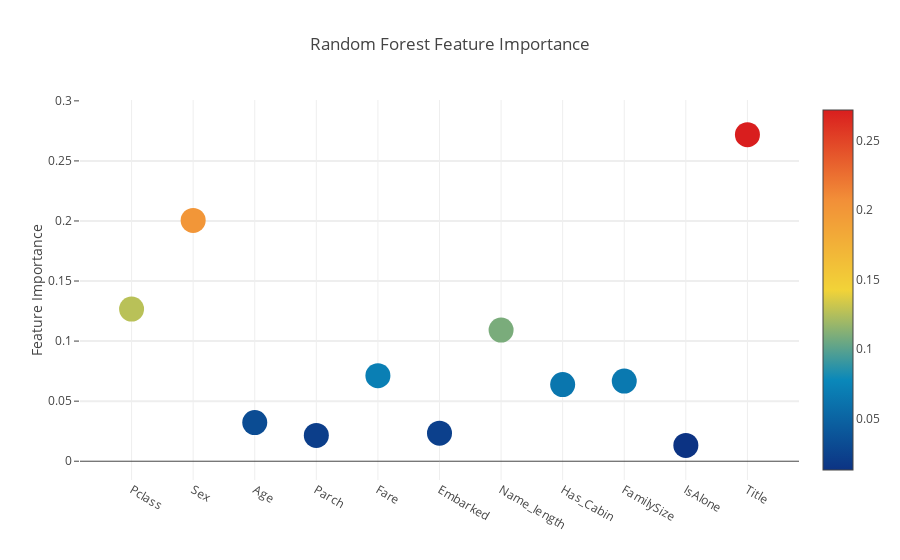
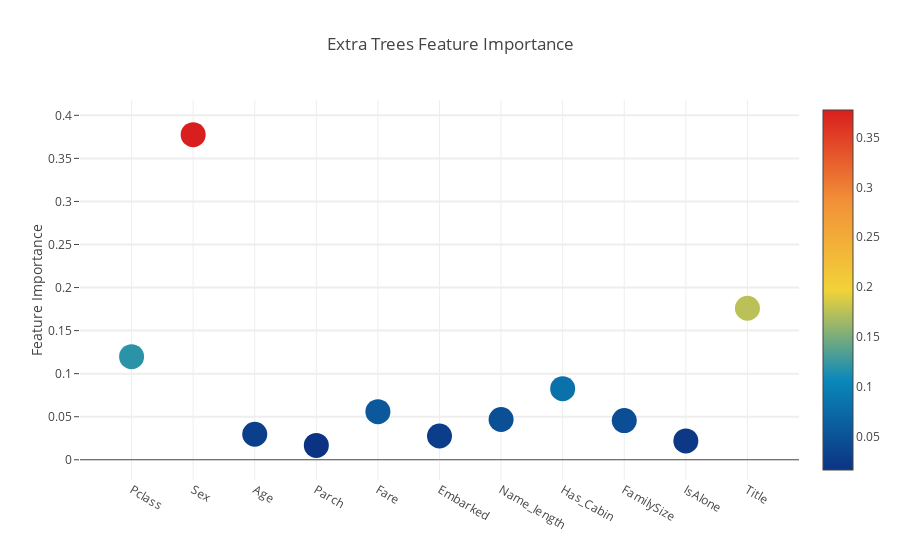
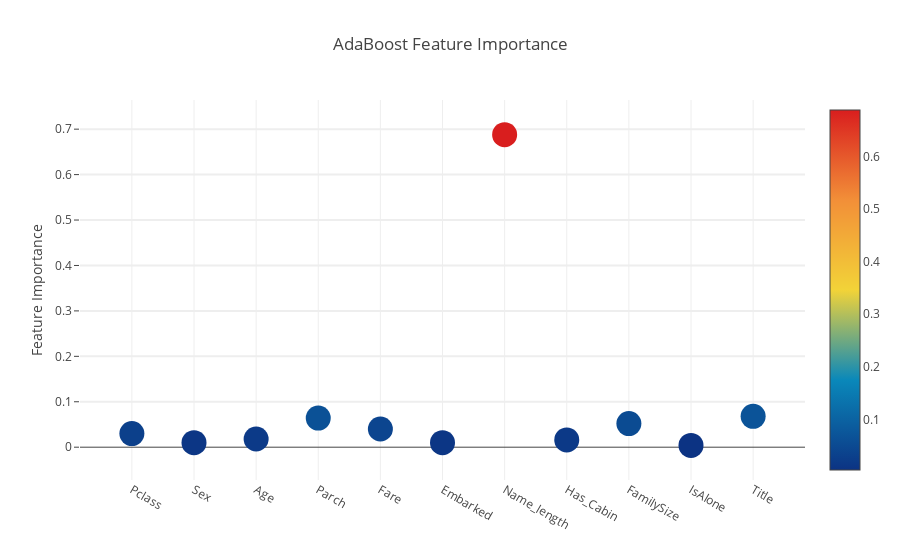
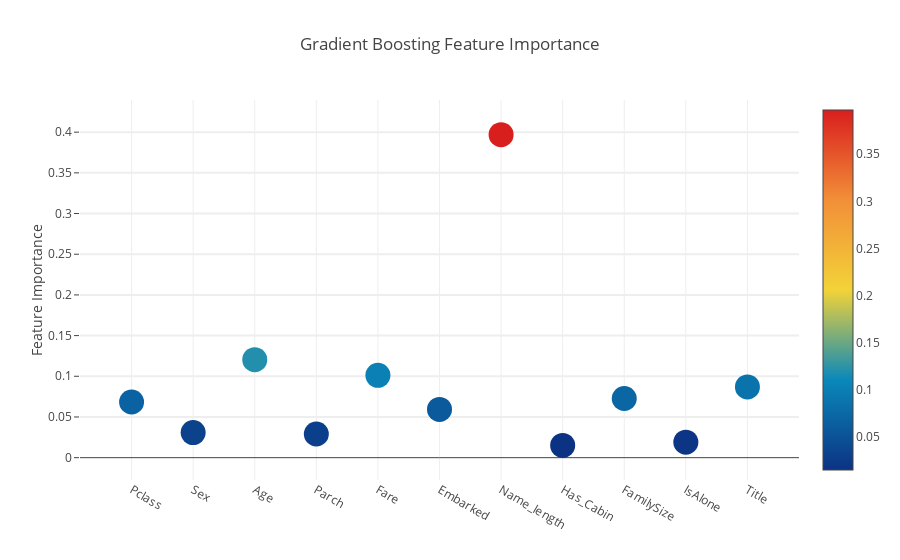

Source (notebook cell) for these figures, in order:
### Markdown cell above
Interactive feature importances via Plotly scatterplots

I'll use the interactive Plotly package at this juncture to visualise the feature importances values of the different classifiers via a plotly scatter plot by calling "Scatter" as follows:

### Code cell
# Scatter plot 
trace = go.Scatter(
    y = feature_dataframe['Random Forest feature importances'].values,
    x = feature_dataframe['features'].values,
    mode='markers',
    marker=dict(
        sizemode = 'diameter',
        sizeref = 1,
        size = 25,
#       size= feature_dataframe['AdaBoost feature importances'].values,
        #color = np.random.randn(500), #set color equal to a variable
        color = feature_dataframe['Random Forest feature importances'].values,
        colorscale='Portland',
        showscale=True
    ),
    text = feature_dataframe['features'].values
)
data = [trace]

layout= go.Layout(
    autosize= True,
    title= 'Random Forest Feature Importance',
    hovermode= 'closest',
#     xaxis= dict(
#         title= 'Pop',
#         ticklen= 5,
#         zeroline= False,
#         gridwidth= 2,
#     ),
    yaxis=dict(
        title= 'Feature Importance',
        ticklen= 5,
        gridwidth= 2
    ),
    showlegend= False
)
fig = go.Figure(data=data, layout=layout)
py.iplot(fig,filename='scatter2010')

# Scatter plot 
trace = go.Scatter(
    y = feature_dataframe['Extra Trees  feature importances'].values,
    x = feature_dataframe['features'].values,
    mode='markers',
    marker=dict(
        sizemode = 'diameter',
        sizeref = 1,
        size = 25,
#       size= feature_dataframe['AdaBoost feature importances'].values,
        #color = np.random.randn(500), #set color equal to a variable
        color = feature_dataframe['Extra Trees  feature importances'].values,
        colorscale='Portland',
        showscale=True
    ),
    text = feature_dataframe['features'].values
)
data = [trace]

layout= go.Layout(
    autosize= True,
    title= 'Extra Trees Feature Importance',
    hovermode= 'closest',
#     xaxis= dict(
#         title= 'Pop',
#         ticklen= 5,
#         zeroline= False,
#         gridwidth= 2,
#     ),
    yaxis=dict(
        title= 'Feature Importance',
        ticklen= 5,
        gridwidth= 2
    ),
    showlegend= False
)
fig = go.Figure(data=data, layout=layout)
py.iplot(fig,filename='scatter2010')

# Scatter plot 
trace = go.Scatter(
    y = feature_dataframe['AdaBoost feature importances'].values,
    x = feature_dataframe['features'].values,
    mode='markers',
    marker=dict(
        sizemode = 'diameter',
        sizeref = 1,
        size = 25,
#       size= feature_dataframe['AdaBoost feature importances'].values,
        #color = np.random.randn(500), #set color equal to a variable
        color = feature_dataframe['AdaBoost feature importances'].values,
        colorscale='Portland',
        showscale=True
    ),
    text = feature_dataframe['features'].values
)
data = [trace]

layout= go.Layout(
    autosize= True,
    title= 'AdaBoost Feature Importance',
    hovermode= 'closest',
#     xaxis= dict(
#         title= 'Pop',
#         ticklen= 5,
#         zeroline= False,
#         gridwidth= 2,
#     ),
    yaxis=dict(
        title= 'Feature Importance',
        ticklen= 5,
        gridwidth= 2
    ),
    showlegend= False
)
fig = go.Figure(data=data, layout=layout)
py.iplot(fig,filename='scatter2010')

# Scatter plot 
trace = go.Scatter(
    y = feature_dataframe['Gradient Boost feature importances'].values,
    x = feature_dataframe['features'].values,
    mode='markers',
    marker=dict(
        sizemode = 'diameter',
        sizeref = 1,
        size = 25,
#       size= feature_dataframe['AdaBoost feature importances'].values,
        #color = np.random.randn(500), #set color equal to a variable
        color = feature_dataframe['Gradient Boost feature importances'].values,
        colorscale='Portland',
        showscale=True
    ),
    text = feature_dataframe['features'].values
)
data = [trace]

layout= go.Layout(
    autosize= True,
    title= 'Gradient Boosting Feature Importance',
    hovermode= 'closest',
#     xaxis= dict(
#         title= 'Pop',
#         ticklen= 5,
#         zeroline= False,
#         gridwidth= 2,
#     ),
    yaxis=dict(
        title= 'Feature Importance',
        ticklen= 5,
        gridwidth= 2
    ),
    showlegend= False
)
fig = go.Figure(data=data, layout=layout)
py.iplot(fig,filename='scatter2010')

### Figure 1 — Plotly figure (JSON) as saved in the notebook; plotly's stock layout.template omitted (floating-point values rounded to 4 significant figures)
{"data": [{"marker": {"color": [0.1266, 0.2005, 0.03214, 0.02146, 0.07124, 0.02336, 0.1091, 0.06383, 0.06668, 0.01319, 0.2719], "colorscale": "Portland", "showscale": true, "size": 25, "sizemode": "diameter", "sizeref": 1}, "mode": "markers", "text": ["Pclass", "Sex", "Age", "Parch", "Fare", "Embarked", "Name_length", "Has_Cabin", "FamilySize", "IsAlone", "Title"], "type": "scatter", "uid": "3c22b206-b4c6-11e8-9247-d8cb8a735b05", "x": ["Pclass", "Sex", "Age", "Parch", "Fare", "Embarked", "Name_length", "Has_Cabin", "FamilySize", "IsAlone", "Title"], "y": [0.1266, 0.2005, 0.03214, 0.02146, 0.07124, 0.02336, 0.1091, 0.06383, 0.06668, 0.01319, 0.2719]}], "layout": {"autosize": true, "hovermode": "closest", "showlegend": false, "title": "Random Forest Feature Importance", "yaxis": {"gridwidth": 2, "ticklen": 5, "title": "Feature Importance"}}}

### Figure 2 — Plotly figure (JSON) as saved in the notebook; plotly's stock layout.template omitted (floating-point values rounded to 4 significant figures)
{"data": [{"marker": {"color": [0.1198, 0.3776, 0.02966, 0.01672, 0.05587, 0.0276, 0.04681, 0.08262, 0.0455, 0.0219, 0.1759], "colorscale": "Portland", "showscale": true, "size": 25, "sizemode": "diameter", "sizeref": 1}, "mode": "markers", "text": ["Pclass", "Sex", "Age", "Parch", "Fare", "Embarked", "Name_length", "Has_Cabin", "FamilySize", "IsAlone", "Title"], "type": "scatter", "uid": "3c29b65a-b4c6-11e8-96e2-d8cb8a735b05", "x": ["Pclass", "Sex", "Age", "Parch", "Fare", "Embarked", "Name_length", "Has_Cabin", "FamilySize", "IsAlone", "Title"], "y": [0.1198, 0.3776, 0.02966, 0.01672, 0.05587, 0.0276, 0.04681, 0.08262, 0.0455, 0.0219, 0.1759]}], "layout": {"autosize": true, "hovermode": "closest", "showlegend": false, "title": "Extra Trees Feature Importance", "yaxis": {"gridwidth": 2, "ticklen": 5, "title": "Feature Importance"}}}

### Figure 3 — Plotly figure (JSON) as saved in the notebook; plotly's stock layout.template omitted (floating-point values rounded to 4 significant figures)
{"data": [{"marker": {"color": [0.03, 0.01, 0.018, 0.064, 0.04, 0.01, 0.688, 0.016, 0.052, 0.004, 0.068], "colorscale": "Portland", "showscale": true, "size": 25, "sizemode": "diameter", "sizeref": 1}, "mode": "markers", "text": ["Pclass", "Sex", "Age", "Parch", "Fare", "Embarked", "Name_length", "Has_Cabin", "FamilySize", "IsAlone", "Title"], "type": "scatter", "uid": "3c328f3a-b4c6-11e8-a68c-d8cb8a735b05", "x": ["Pclass", "Sex", "Age", "Parch", "Fare", "Embarked", "Name_length", "Has_Cabin", "FamilySize", "IsAlone", "Title"], "y": [0.03, 0.01, 0.018, 0.064, 0.04, 0.01, 0.688, 0.016, 0.052, 0.004, 0.068]}], "layout": {"autosize": true, "hovermode": "closest", "showlegend": false, "title": "AdaBoost Feature Importance", "yaxis": {"gridwidth": 2, "ticklen": 5, "title": "Feature Importance"}}}

### Figure 4 — Plotly figure (JSON) as saved in the notebook; plotly's stock layout.template omitted (floating-point values rounded to 4 significant figures)
{"data": [{"marker": {"color": [0.06844, 0.03076, 0.1205, 0.02909, 0.1012, 0.05927, 0.397, 0.01509, 0.07271, 0.01899, 0.08698], "colorscale": "Portland", "showscale": true, "size": 25, "sizemode": "diameter", "sizeref": 1}, "mode": "markers", "text": ["Pclass", "Sex", "Age", "Parch", "Fare", "Embarked", "Name_length", "Has_Cabin", "FamilySize", "IsAlone", "Title"], "type": "scatter", "uid": "3c39baac-b4c6-11e8-946a-d8cb8a735b05", "x": ["Pclass", "Sex", "Age", "Parch", "Fare", "Embarked", "Name_length", "Has_Cabin", "FamilySize", "IsAlone", "Title"], "y": [0.06844, 0.03076, 0.1205, 0.02909, 0.1012, 0.05927, 0.397, 0.01509, 0.07271, 0.01899, 0.08698]}], "layout": {"autosize": true, "hovermode": "closest", "showlegend": false, "title": "Gradient Boosting Feature Importance", "yaxis": {"gridwidth": 2, "ticklen": 5, "title": "Feature Importance"}}}
